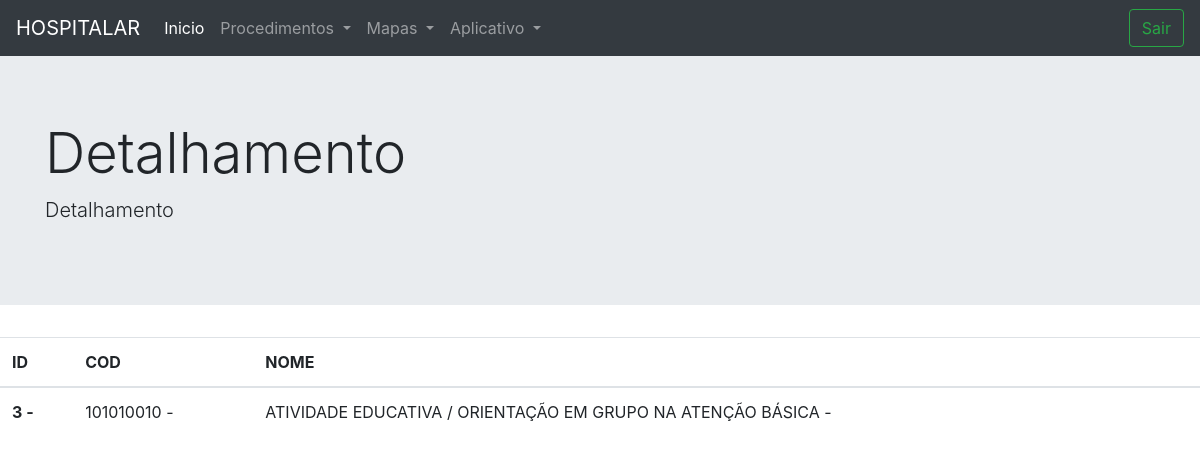
Page /content/content/home/hospitalar/main/ListarDetalhadamente.php?cod=3 (signed in) on the committed database.
### tables this page shows
CREATE TABLE `procedimentos` (
  `id` int(11) NOT NULL,
  `codigo` varchar(250) NOT NULL,
  `nome` varchar(250) NOT NULL
);

### content/content/home/hospitalar/main/ListarDetalhadamente.php (the view, shortened to what this page needs)
<!DOCTYPE html>
  <head>
    <link rel="stylesheet" href="https://stackpath.bootstrapcdn.com/bootstrap/4.1.3/css/bootstrap.min.css">
    <link href="css/estiloFoter.css" rel="stylesheet">
  </head>
  <body>
<?php
include("nav.php");
$cod=$_GET['cod'];
?>
<?php
include("../../conecta.php");
?>
<div class="jumbotron jumbotron-fluid">
    <div class="container">
        <h1 class="display-4">Detalhamento</h1>
        <p class="lead">Detalhamento </p>
    </div>
</div>
 <table class="table table-hover">
  <thead>
    <tr>
      <th scope="col">ID</th>
      <th scope="col">COD</th>
      <th scope="col">NOME</th>
    </tr>
 </thead>
<?php
    $cmd = "select * from procedimentos where id ='$cod'";
    $produtos = mysqli_query($con,$cmd);
    while ($produto = mysqli_fetch_array($produtos)) {
      echo "<tbody>";
      echo "<tr>";
      echo "<th scope='row'>";
      echo $produto['id']." - ";
      echo "</th>";
      echo "<td>";
      echo $produto['codigo']." - ";
      echo "</td>";
      echo "<td>";
      echo $produto['nome']." - ";
      echo "</td>";
      echo "</tr>";
            }
?>

### rows in the picture
procedimentos: id "3", codigo "101010010", nome "ATIVIDADE EDUCATIVA / ORIENTAÇÃO EM GRUPO NA ATENÇÃO BÁSICA"
